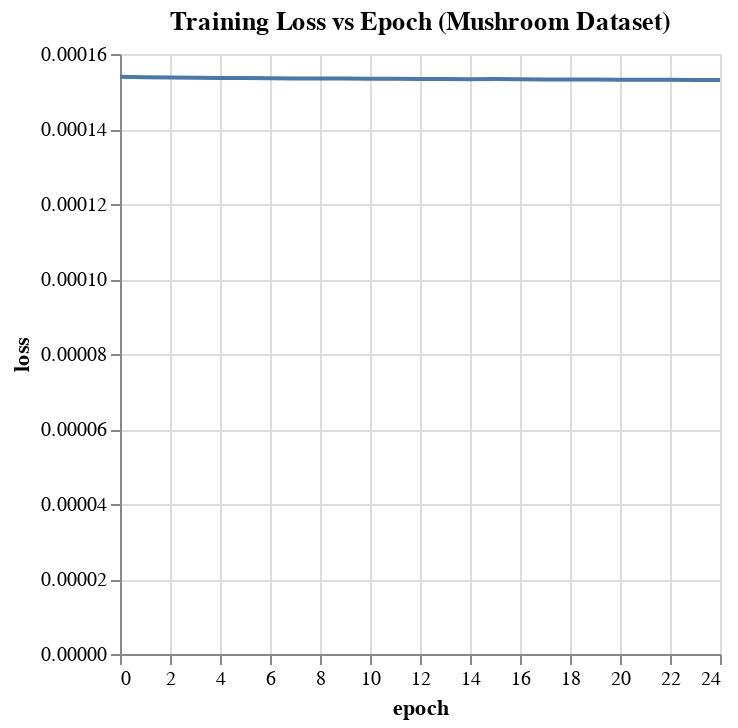

Here is the notebook cell this chart was saved with:
### Code cell
loss = history.history['loss']

df_loss = pd.DataFrame({
    "epoch": range(len(loss)),
    "loss": loss
})

alt.Chart(df_loss).mark_line().encode(
    x="epoch",
    y="loss"
).properties(title="Training Loss vs Epoch (Mushroom Dataset)")

### Figure 1 — Vega-Lite specification as saved in the notebook (floating-point values rounded to 4 significant figures)
{"config": {"view": {"continuousWidth": 300, "continuousHeight": 300}}, "data": {"name": "data-17eeb2ea9becb5f6fe9721b468e5e44c"}, "mark": {"type": "line"}, "encoding": {"x": {"field": "epoch", "type": "quantitative"}, "y": {"field": "loss", "type": "quantitative"}}, "title": "Training Loss vs Epoch (Mushroom Dataset)", "$schema": "https://vega.github.io/schema/vega-lite/v5.20.1.json", "datasets": {"data-17eeb2ea9becb5f6fe9721b468e5e44c": [{"epoch": 0, "loss": 0.0001539}, {"epoch": 1, "loss": 0.0001538}, {"epoch": 2, "loss": 0.0001537}, {"epoch": 3, "loss": 0.0001537}, {"epoch": 4, "loss": 0.0001536}, {"epoch": 5, "loss": 0.0001536}, {"epoch": 6, "loss": 0.0001536}, {"epoch": 7, "loss": 0.0001535}, {"epoch": 8, "loss": 0.0001535}, {"epoch": 9, "loss": 0.0001535}, {"epoch": 10, "loss": 0.0001534}, {"epoch": 11, "loss": 0.0001534}, {"epoch": 12, "loss": 0.0001534}, {"epoch": 13, "loss": 0.0001534}, {"epoch": 14, "loss": 0.0001533}, {"epoch": 15, "loss": 0.0001533}, {"epoch": 16, "loss": 0.0001533}, {"epoch": 17, "loss": 0.0001532}, {"epoch": 18, "loss": 0.0001532}, {"epoch": 19, "loss": 0.0001532}, {"epoch": 20, "loss": 0.0001531}, {"epoch": 21, "loss": 0.0001531}, {"epoch": 22, "loss": 0.0001531}, {"epoch": 23, "loss": 0.0001531}, {"epoch": 24, "loss": 0.0001531}]}}
